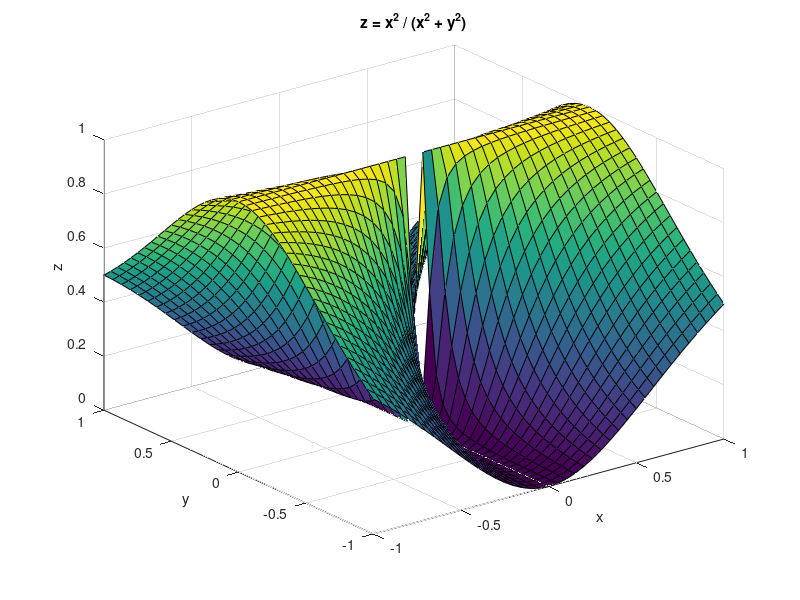

MATLAB code to generate this figure:
clf

[X,Y] = meshgrid(-1:.05:1);
Z = X.^2./(X.^2+Y.^2);

% meshes
meshc(X,Y,Z);
xlabel('x')
ylabel('y')
zlabel('z')
title('z = x^2 / (x^2 + y^2)')
grid on

% surface
clf
surf(X,Y,Z);
xlabel('x')
ylabel('y')
zlabel('z')
title('z = x^2 / (x^2 + y^2)')
grid on
